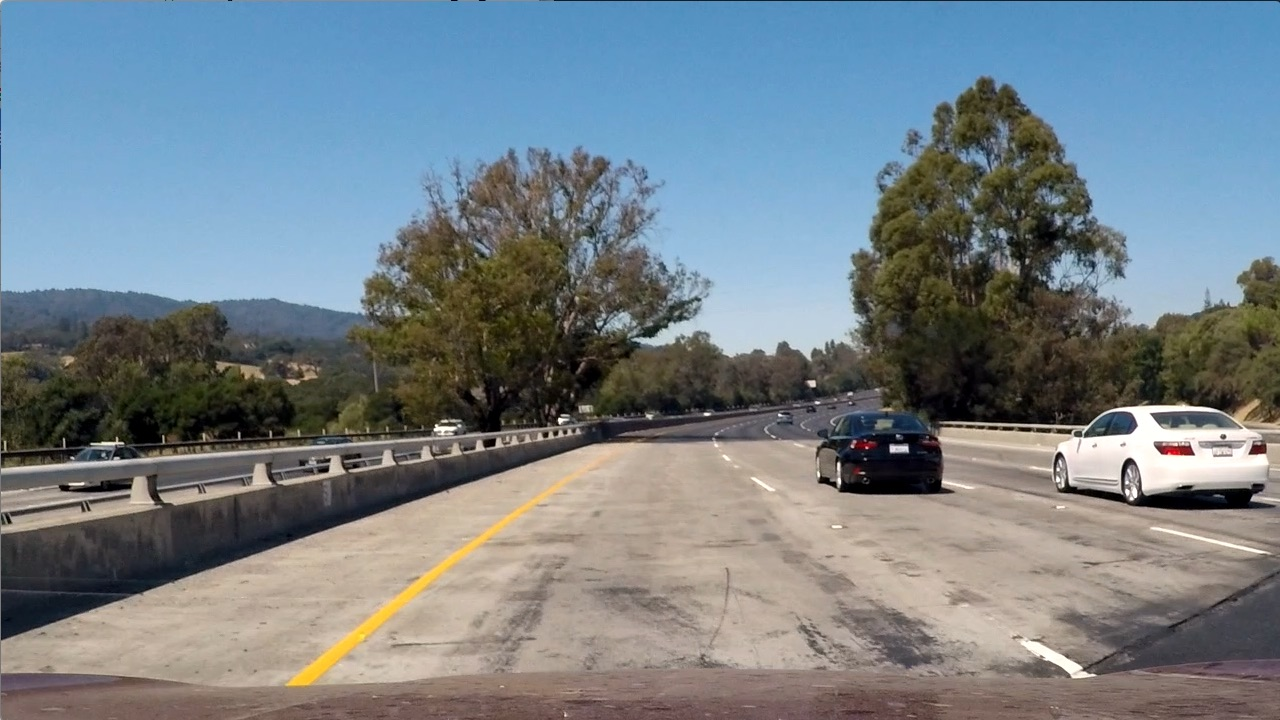
#> input picture test_images/test1.jpg, 1280 x 720 px
$ jupyter execute --allow-errors 'Vehicle Detection.ipynb'   (older library calls are emulated)
#> lines starting #> are read from the running program, lines starting #| are printed output that depends on the picture
# Vehicle Detection Using Support Vector Machines

[cell 1]
# import all required packages
import matplotlib.image as mpimg
import matplotlib.pyplot as plt
import numpy as np
import cv2
import glob
import time
from sklearn.svm import LinearSVC
from sklearn.preprocessing import StandardScaler
from skimage.feature import hog

## Feature Extraction

[cell 2]
# Define a function to return HOG features and visualization
# [40 lines left out: functions get_hog_features, bin_spatial, color_hist, not called in this run]


# Define a function to extract features from a list of images
# Have this function call get_hog_features(), bin_spatial() and color_hist()
def extract_features(imgs, spatial_size=(32, 32), hist_bins=32,
                     orient=9, pix_per_cell=8, cell_per_block=2, hog_channel=0,
                        spatial_feat=True, hist_feat=True, hog_feat=True):

    # Create a list to append feature vectors to
    features = []
    # Iterate through the list of images
    for file in imgs:
        file_features = []
        # Read in each one by one
        image = cv2.imread(file)
        feature_image = np.copy(image)

        if spatial_feat == True:
            # Get binned features
            spatial_features = bin_spatial(feature_image, size=spatial_size)
            file_features.append(spatial_features)

        if hist_feat == True:
            # Get color histogram features
            hist_features = color_hist(feature_image, nbins=hist_bins)
            file_features.append(hist_features)

        if hog_feat == True:
        # Call get_hog_features() with vis=False, feature_vec=True
            if hog_channel == 'ALL':
                hog_features = []
                for channel in range(feature_image.shape[2]):
                    hog_features.append(get_hog_features(feature_image[:,:,channel], orient, pix_per_cell, cell_per_block, vis=False, feature_vec=True))
                hog_features = np.ravel(hog_features)
            else:
                hog_features = get_hog_features(feature_image[:,:,hog_channel], orient, pix_per_cell, cell_per_block, vis=False, feature_vec=True)
            # Append the new feature vector to the features list
            file_features.append(hog_features)

        features.append(np.concatenate(file_features))

    return features #, spatial_features, hist_features, hog_features

## Import Data

[cell 3]
# Divide up images into cars and notcars
notcars = glob.glob('./data/non-vehicles/*.png')
cars = glob.glob('./data/vehicles/*.png')
print("Number of Not Car Samples = ",len(notcars))
print("Number of Car Samples = ",len(cars))

# Plotting a sample of car and not car
fig = plt.figure(figsize=(10,10))
plt.subplot(121)
#> (the rest of this cell did not finish here and is left out)

## Training a SVM Classifier

[cell 4]
from sklearn.model_selection import train_test_split


# Set feature extraction parameters
spatial_size=(32, 32)
hist_bins=32
orient = 9
pix_per_cell = 8
cell_per_block = 2
hog_channel = "ALL" # Can be 0, 1, 2, or "ALL"
spatial_feat=True
hist_feat=True
hog_feat=True

# Apply extract_features() for car samples
car_features = extract_features(cars, spatial_size, hist_bins, orient, pix_per_cell, cell_per_block, hog_channel, spatial_feat, hist_feat, hog_feat)


# Apply extract_features() for notcar samples
notcar_features = extract_features(notcars, spatial_size, hist_bins, orient, pix_per_cell, cell_per_block, hog_channel, spatial_feat, hist_feat, hog_feat)
#> (reads svc_data.pickle from the repository)

# Create an array stack of feature vectors
X = np.vstack((car_features, notcar_features)).astype(np.float64)

# Fit a per-column scaler
#> (the rest of this cell did not finish here and is left out)

## Save the Classifier Model and Parameters

[cell 5]
# Store classifier data (serialize)
import pickle

classifier_data = {}
#> (the rest of this cell did not finish here and is left out)

## Load the Classifier Model and Parameters

[cell 6]
# Load data (deserialize)
import pickle

#> (the rest of this cell did not finish here and is left out)

## Detecting Cars on The Road

[cell 7]
import matplotlib.image as mpimg
import matplotlib.pyplot as plt
import numpy as np
import pickle
import cv2

# Define a single function that can extract features and make predictions
# [69 lines left out: function find_cars, not called in this run]

Trying the above function for three different window scales, we will have:

[cell 8]
image = cv2.imread('./test_images/test1.jpg')
#> image is the input picture: shape (720, 1280, 3); mean B, G, R 135.5, 128.7, 117.5

ystart = 380
ystop = 656
scales = [1,1.5,2]

box_list=[]
i=0
plt.figure(figsize=(24,15))
#> (the rest of this cell did not finish here and is left out)

## Multiple Detections & False Positives

The pictures above show all the bounding boxes for where the classifier reported positive detections using three sliding window scales. You can see that overlapping detections exist for each of the two vehicles, and in the first two pictures, I find a false positive detection on the guardrail to the left. In order to combine overlapping detections and remove false positives, I'll build a heat-map.

To make a heat-map, we're adding "heat" (+=1) for all pixels within windows where a positive detection is reported by the classifier.

[cell 9]
from scipy.ndimage.measurements import label

def add_heat(heatmap, box_list):
    # Iterate through list of bboxes
    for box in box_list:
        # Add += 1 for all pixels inside each bbox
        # Assuming each "box" takes the form ((x1, y1), (x2, y2))
        heatmap[box[0][1]:box[1][1], box[0][0]:box[1][0]] += 1
#> heatmap: shape (720, 1280) float64; every value is 0

    # Return updated heatmap
    return heatmap# Iterate through list of bboxes

The individual heat-maps for the above images look like this:

[cell 10]
image = cv2.imread('./test_images/test1.jpg')

ystart = 380
ystop = 656
scales = [1,1.5,2]

box_list=[]
heat = np.zeros_like(image[:,:,0]).astype(np.float)
i=0

plt.figure(figsize=(24,15))
#> (the rest of this cell did not finish here and is left out)

If the classifier is working well, then the "hot" parts of the map are where the cars are, and by imposing a threshold, we can reject areas affected by false positives. So let's write a function to threshold the map as well. In practice, I add all boxes detected with each scale to a python list called "box_list", create the heatmap from this list and apply the threshold to this heatmap. I can then draw boxes around the hot thresholded areas to determine the position of the cars. The result is shown below.

[cell 11]
def apply_threshold(heatmap, threshold):
    # Zero out pixels below the threshold
    heatmap[heatmap <= threshold] = 0
    # Return thresholded map
    return heatmap

def draw_labeled_bboxes(img, labels):
    # Iterate through all detected cars
    for car_number in range(1, labels[1]+1):
        # Find pixels with each car_number label value
        nonzero = (labels[0] == car_number).nonzero()
        # Identify x and y values of those pixels
        nonzeroy = np.array(nonzero[0])
        nonzerox = np.array(nonzero[1])
        # Define a bounding box based on min/max x and y
        bbox = ((np.min(nonzerox), np.min(nonzeroy)), (np.max(nonzerox), np.max(nonzeroy)))
        # Draw the box on the image
        cv2.rectangle(img, bbox[0], bbox[1], (0,0,255), 6)
    # Return the image
    return img

# Add heat to each box in box list
heat = np.zeros_like(image[:,:,0]).astype(np.float)
heat = add_heat(heat,box_list)

# Apply threshold to help remove false positives
heat = apply_threshold(heat,4)

# Visualize the heatmap when displaying
heatmap = np.clip(heat, 0, 255)

# Find final boxes from heatmap using label function
labels = label(heatmap)
draw_img = draw_labeled_bboxes(np.copy(image), labels)

fig = plt.figure(figsize=(10,10))
plt.subplot(121)
plt.imshow(heatmap, cmap='hot')
plt.title('Heat Map')
plt.subplot(122)
plt.imshow(draw_img[:,:,::-1])
plt.title('Car Positions')
fig.tight_layout()
plt.show()
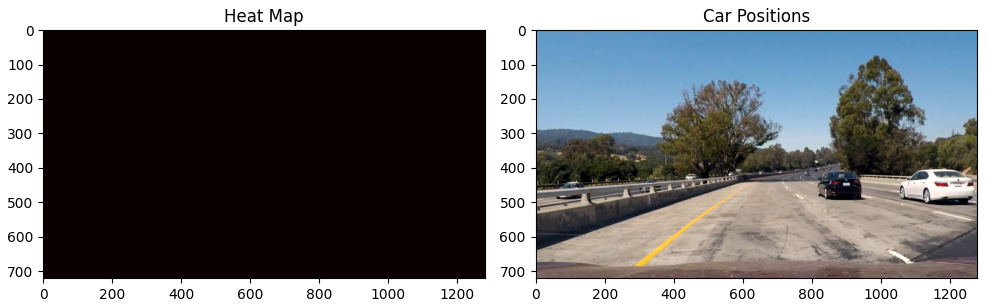
#> figure drawn by matplotlib, 2 panels

I will now write a function that takes an image, runs the classifier on image patches using a sliding window with three scales, creates a list of detected boxes, produces and thresholds the heatmap and detects the position of the cars on the road. The resultant heatmap and the final detection has been shown for several test images below.

[cell 12]
def detect_cars(img):

    import matplotlib.image as mpimg
    import matplotlib.pyplot as plt
    import numpy as np
    import pickle
    import cv2
    from scipy.ndimage.measurements import label

    ystart = 380
    ystop = 656
    scales = [1,1.5,2]

    spatial_size=(32, 32)
    hist_bins=32
    orient = 9
    pix_per_cell = 8
    cell_per_block = 2
    #hog_channel = "ALL" # Can be 0, 1, 2, or "ALL"
    box_list=[]

    for scale in scales:
        out_img, bbox = find_cars(img, ystart, ystop, scale, svc, X_scaler, orient, pix_per_cell, cell_per_block, spatial_size, hist_bins)
        box_list = box_list + bbox
#> after the loop, box_list = []


     # Add heat to each box in box list
    heat = np.zeros_like(img[:,:,0]).astype(np.float)
    heat = add_heat(heat,box_list)

    # Apply threshold to help remove false positives
    heat = apply_threshold(heat,5)

    # Visualize the heatmap when displaying
    heatmap = np.clip(heat, 0, 255)

    # Find final boxes from heatmap using label function
    labels = label(heatmap)
    draw_img = draw_labeled_bboxes(np.copy(img), labels)

    return heatmap, draw_img[:,:,::-1]

[cell 13]
test_images = glob.glob('./test_images/*.jpg')

plt.figure(figsize=(15, 14))

#> (the rest of this cell did not finish here and is left out)

## Create a Video

Finally I write a function to take video frames and perform the car detection pipeline and create an output video.

[cell 14]
# [44 lines left out: function process_image, not called in this run]

[cell 15]
def create_video(video_name):
# Import everything needed to edit/save/watch video clips
    from moviepy.editor import VideoFileClip
    from IPython.display import HTML

    output_video = video_name+'_output.mp4'
    clip = VideoFileClip(video_name+'.mp4')

    out_clip = clip.fl_image(process_image) #NOTE: this function expects color images!!

    out_clip.write_videofile(output_video, audio=False)

[cell 16]
create_video('test_video')
#> (the call stopped at in create_video, `clip = VideoFileClip(video_name+'.mp4')`: moviepy is not available in this run)

[cell 17]
create_video('project_video')
#> (the call stopped at in create_video, `clip = VideoFileClip(video_name+'.mp4')`: moviepy is not available in this run)
